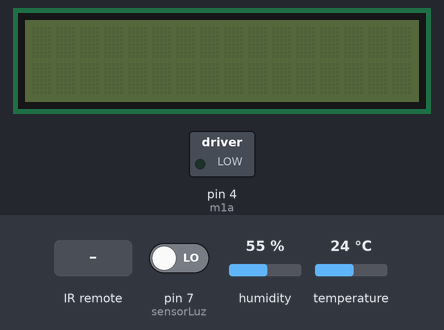
Recording of a sketch running on a simulated Arduino Uno, built with avr-gcc and run on an emulated ATmega328P. Parts: 16×2 character LCD, switched loads named in the sketch (green lamp = pin HIGH). The inputs (shaded band) are chosen by the test bench; at power-on: pin 7 (sensorLuz) LOW, humidity 55 %, temperature 24 °C. EEPROM starts erased.

Above: at 1.2 s.
1.3 s: infrared code 0x52 received
At 2.0 s:
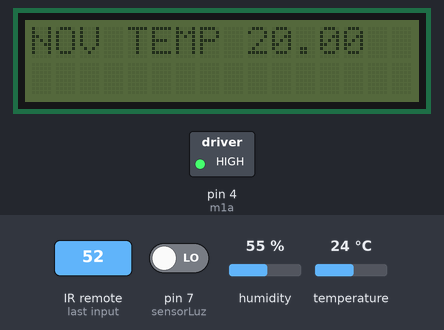
2.8 s: pin 7 (sensorLuz) driven HIGH
At 3.9 s:
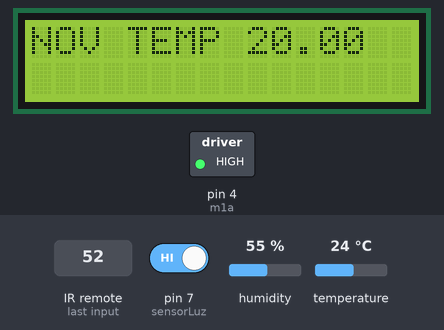
4.3 s: infrared code 0x16 received
At 5.4 s:
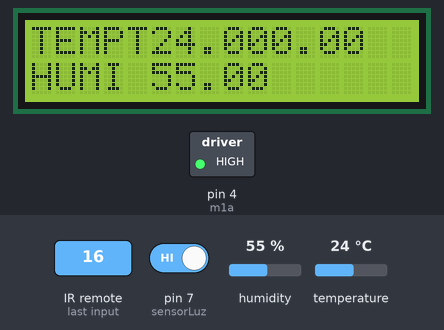
5.8 s: infrared code 0x18 received
At 6.7 s:
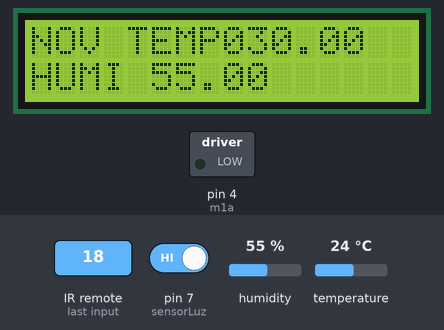
7.3 s: pin 7 (sensorLuz) driven LOW
At 8.5 s:
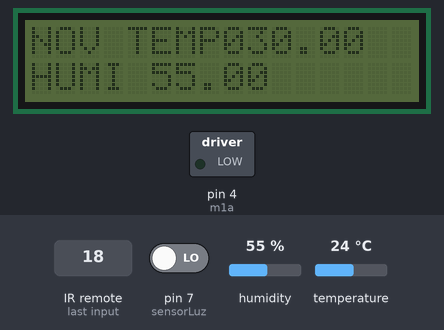
8.8 s: infrared code 0x16 received
At 10.0 s:
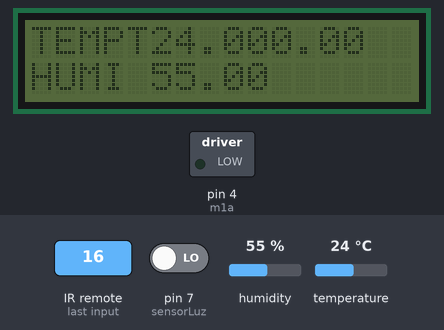
Timing chart, 0 to 11.3 s (numbered marks = the images above; inputs shaded):
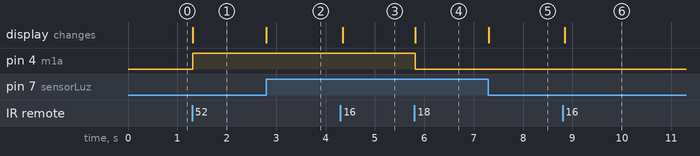

The sketch:

termostato.ino
```cpp
#include <EEPROM.h>
#include <LiquidCrystal_I2C.h>
#include <DHT_U.h>
#include <DHT.h>
#include <IRremote.h>

// pinos dos sensores e motores
#define pinSen 8
#define DHTTYPE DHT11
#define sensorLuz 7
#define velmotor 3
#define m1a 4
#define m1b 5

// objetos de display e sensor de temperatura
LiquidCrystal_I2C lcd(0x27,16, 2);
DHT sensor(pinSen,DHTTYPE);

//variaveis e constantes para controle do motor e display
unsigned long previousMillis = 0;
const long intervalo = 10000;
unsigned long currentMillis = millis();
float temp=30.0;
int endereco=0;

// prototipagem das funções de controle
void setLCD();
void setTemp();
void setMotor(float tmp);
void DesMotor();

void setup() {
  lcd.begin();
  pinMode(sensorLuz,INPUT);
  pinMode(m1a,OUTPUT);
  sensor.begin();
  float h = sensor.readHumidity();
  float t = sensor.readTemperature();

}

void loop() {
  // put your main code here, to run repeatedly:

  int info=digitalRead(sensorLuz);
  if(info==1){
    lcd.backlight();
  }else{
    lcd.noBacklight();
  }
  if (IrReceiver.decode())
   {
      int cod=IrReceiver.decodedIRData.command;

      switch(cod){
        case 22:
          setLCD();

        break;
        case 82:
          temp=temp-10;
          setTemp();
          EEPROM.write(endereco, temp);
          setMotor(temp);
        break;
        case 24:
          temp=temp+10;
          setTemp();
          EEPROM.write(endereco, temp);
          setMotor(temp);
        break;
        case 25:
          DesMotor();
        break;
        case 13:
          DesMotor();
        break;


      }
      IrReceiver.resume();
   }


}

void setLCD(){

  float h = sensor.readHumidity();
  float t = sensor.readTemperature();

  lcd.setCursor(0,0);
  lcd.print("TEMP");
  lcd.setCursor(5,0);
  lcd.print(t);
  lcd.setCursor(0,1);
  lcd.print("HUMI");
  lcd.setCursor(5,1);
  lcd.print(h);

  if (currentMillis - previousMillis >= intervalo){
    previousMillis = currentMillis;
    lcd.clear();
    delay(700);
  }
}

void setTemp(){
  lcd.setCursor(0,0);
  lcd.print("NOV TEMP");
  lcd.setCursor(9,0);
  lcd.print(temp);

}

void setMotor(float tmp){
  if(sensor.readTemperature()>=tmp){
    digitalWrite(m1a,HIGH);

  }else{
    digitalWrite(m1a,LOW);
  }
}

void DesMotor(){
  static bool est=true;
  if(est==true){
    digitalWrite(m1a,LOW);
    est=!est;
  }else{
    digitalWrite(m1a,HIGH);
    est=!est;
  }
}
```

Measured:
- after the input at 1.3 s, pin 4 (m1a): LOW → HIGH at once; the display: changes at once (image 1)
- after the input at 2.8 s, the display: changes at once (image 2)
- after the input at 4.3 s, the display: changes at once (image 3)
- after the input at 5.8 s, pin 4 (m1a): HIGH → LOW at once; the display: changes at once (image 4)
- after the input at 7.3 s, the display: changes at once (image 5)
- after the input at 8.8 s, the display: changes at once (image 6)
